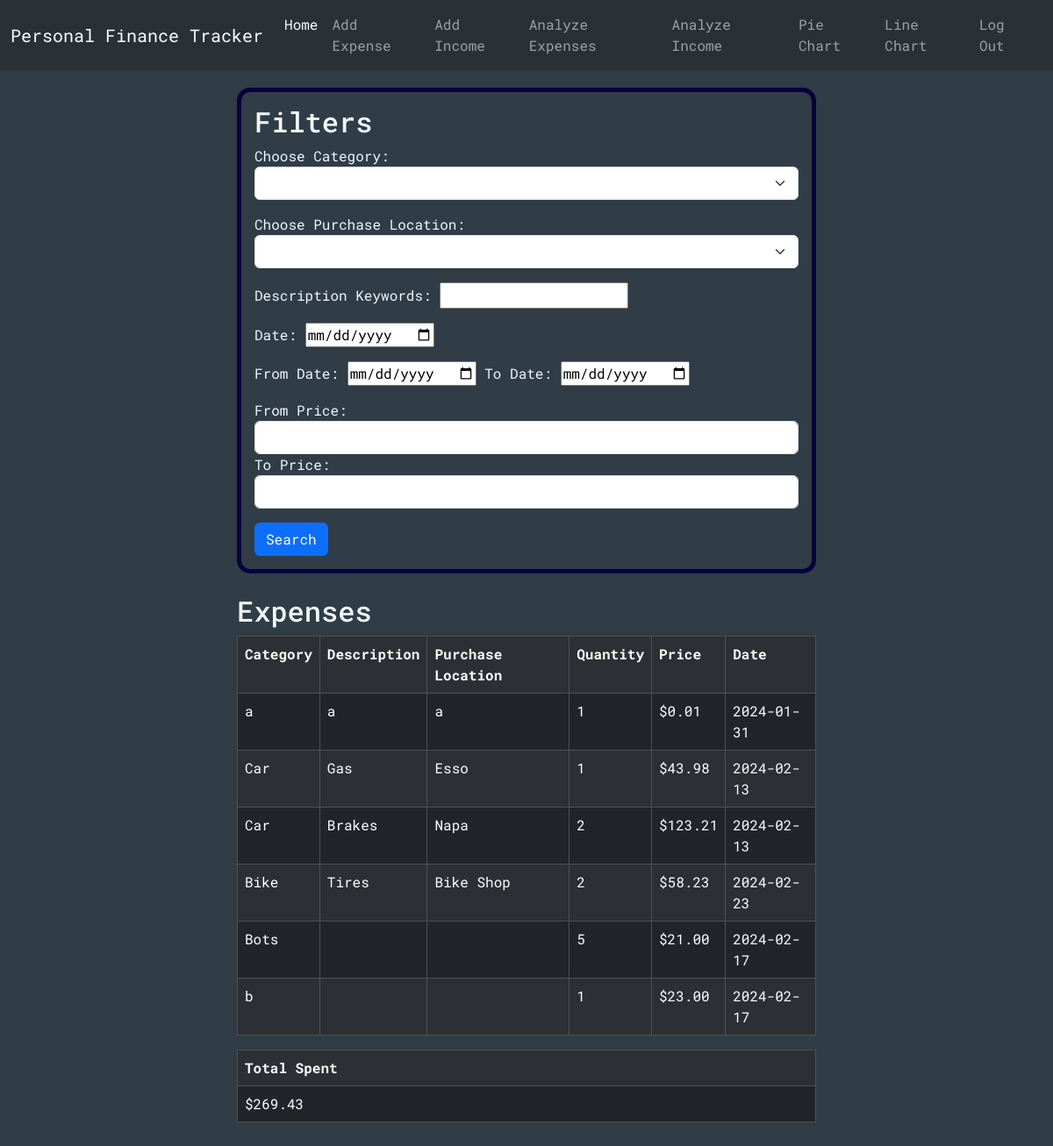
Page /analyzeExpenses (signed in) on the committed database.
### tables this page shows
CREATE TABLE expenses (id INTEGER PRIMARY KEY, user_id INTEGER NOT NULL, category TEXT, description TEXT, purchaseLocation TEXT, quantity INTEGER NOT NULL, price NUMERIC NOT NULL, date TEXT NOT NULL, FOREIGN KEY (user_id) REFERENCES users(id));

### app.py (the view, shortened to what this page needs)
@app.route("/analyzeExpenses", methods=["GET", "POST"])
@login_required
def analyzeExpenses():
    conn = get_db_connection()
    categories = conn.execute("SELECT DISTINCT category FROM expenses WHERE user_id = ?", (session["user_id"],)).fetchall()
    purchaseLocations = conn.execute("SELECT DISTINCT purchaseLocation FROM expenses WHERE user_id = ?", (session["user_id"],)).fetchall()
    exps = conn.execute("SELECT * FROM expenses WHERE user_id = ?", (session["user_id"],)).fetchall()
    total = conn.execute("SELECT SUM(price) AS sum FROM expenses WHERE user_id = ?", (session["user_id"],)).fetchall()[0]["sum"]
    return render_template("analyzeExpenses.html", categories=categories, purchaseLocations=purchaseLocations, expenses=exps, total=total)

### helpers.py (called while the page is built)
def login_required(f):
    @wraps(f)
    def decorated_function(*args, **kwargs):
        if session.get("user_id") is None:
            return redirect("/login")
        return f(*args, **kwargs)
    return decorated_function

def get_db_connection():
    conn = sqlite3.connect('database.db')
    conn.row_factory = sqlite3.Row
    return conn

### templates/analyzeExpenses.html (shortened to what this page needs)
{% extends "layout.html" %}
{% block body %}
<div class="cont center-horizontal">
  <div class="formBox">
    <h2>Filters</h2>
    <form action="/analyzeExpenses" method="post">
      <div class="mb-3">
        <label for="category">Choose Category:</label>
        <select name="category" id="category" class="form-select">
          <option></option>
          {% for category in categories %}
          <option value="{{category['category']}}">
          </option>
          {% endfor %}
        </select>
      </div>
      <div class="mb-3">
        <label for="purchaseLocation">Choose Purchase Location:</label>
        <select
          name="purchaseLocation"
          id="purchaseLocation"
          class="form-select"
        >
          <option></option>
          {% for purchaseLocation in purchaseLocations %}
          <option value="{{purchaseLocation['purchaseLocation']}}">
          </option>
          {% endfor %}
        </select>
      </div>
      <div class="mb-3">
        <label for="keywords">Description Keywords:</label>
        <input type="text" name="keywords" id="keywords" />
      </div>
      <div class="mb-3">
        <label for="date">Date:</label>
        <input type="date" name="date" id="date" />
      </div>
      <div class="mb-3">
        <label for="fromDate">From Date:</label>
        <input type="date" name="fromDate" id="fromDate" />
        <label for="toDate">To Date:</label>
        <input type="date" name="toDate" id="toDate" />
      </div>
      <div class="mb-3">
        <label for="fromPrice">From Price:</label>
        <input
          type="number"
          step="0.01"
          min="0"
          class="form-control"
          name="fromPrice"
          id="fromPrice"
        />
        <label for="toPrice">To Price:</label>
        <input
          type="number"
          step="0.01"
          min="0"
          class="form-control"
          name="toPrice"
          id="toPrice"
        />
      </div>
      <button type="submit" class="btn btn-primary">Search</button>
    </form>
  </div>
  <br />
  {% if expenses -%}
  <div>
    <div>
      <h2>Expenses</h2>
      <div class="table-responsive">
        <table
          class="table table-dark table-striped table-bordered table-hover"
        >
          <tr>
            <th scope="col">Category</th>
            <th scope="col">Description</th>
            <th scope="col">Purchase Location</th>
            <th scope="col">Quantity</th>
            <th scope="col">Price</th>
            <th scope="col">Date</th>
          </tr>
          {% for expense in expenses %}
          <tr>
            <td>{{ expense["category"] }}</td>
            <td>{{ expense["description"] }}</td>
            <td>{{ expense["purchaseLocation"] }}</td>
            <td>{{ expense["quantity"] }}</td>
            <td>{{ "$%.2f"| format(expense["price"] )}}</td>
            <td>{{ expense["date"] }}</td>
          </tr>
          {% endfor %}
        </table>
      </div>
      <table class="table table-dark table-striped table-bordered table-hover">
        <tr>
          <th scope="col">Total Spent</th>
        </tr>
        <tr>
          <td>{{"$%.2f"| format(total)}}</td>
        </tr>
      </table>
    </div>
    {% endif %}
  </div>
</div>
{% endblock %}

### templates/layout.html (shortened to what this page needs)
{% include "base.html" %}
<nav class="navbar navbar-expand-lg bg-body-tertiary" data-bs-theme="dark">
  <div class="container-fluid">
    <a class="navbar-brand" href="/">Personal Finance Tracker</a>
    <div class="collapse navbar-collapse" id="navbarSupportedContent">
      <ul class="navbar-nav">
        <li class="nav-item">
          <a class="nav-link active" aria-current="page" href="/">Home</a>
        </li>
        <li class="nav-item">
          <a class="nav-link" href="/add-expense">Add Expense</a>
        </li>
        <li class="nav-item">
          <a class="nav-link" href="/add-income">Add Income</a>
        </li>
        <li class="nav-item">
          <a class="nav-link" href="/analyzeExpenses">Analyze Expenses</a>
        </li>
        <li class="nav-item">
          <a class="nav-link" href="/analyzeIncome">Analyze Income</a>
        </li>
        <li class="nav-item">
          <a class="nav-link" href="/pieChart">Pie Chart</a>
        </li>
        <li class="nav-item">
          <a class="nav-link" href="/lineChart">Line Chart</a>
        </li>
      </ul>
    </div>
    <div class="navbar-nav flex-end">
      <a class="nav-link" href="/login">Log Out</a>
    </div>
  </div>
</nav>
{% block body %}{% endblock %}

### templates/base.html (shortened to what this page needs)
<!DOCTYPE html>
<html lang="en">
  <head>
    <link rel="stylesheet" href="../static/styles/CSS.css" />
    <link
      href="https://cdn.jsdelivr.net/npm/bootstrap@5.3.2/dist/css/bootstrap.min.css"
      rel="stylesheet"
    />
  </head>
  <body id="body">
  </body>
</html>

### static/styles/CSS.css (style rules this page uses)
.cont { display: flex; justify-content: center; padding: 15px; flex-direction: column; color: aliceblue; max-width: 100vw; }
.center-horizontal { margin: 0 auto; width: 90vw; max-width: 700px; padding: 20px; }
.formBox { border: 5px solid rgb(8, 0, 61); border-radius: 15px; padding: 15px; }
#body { background-color: rgb(48, 60, 70); font-family: "Roboto Mono", monospace; color: aliceblue; }

### rows in the picture
expenses: category "a", description "a", purchaseLocation "a", quantity "1", price "$0.01", date "2024-01-31"
expenses: category "Car", description "Gas", purchaseLocation "Esso", quantity "1", price "$43.98", date "2024-02-13"
expenses: category "Car", description "Brakes", purchaseLocation "Napa", quantity "2", price "$123.21", date "2024-02-13"
expenses: category "Bike", description "Tires", purchaseLocation "Bike Shop", quantity "2", price "$58.23", date "2024-02-23"
expenses: category "Bots", quantity "5", price "$21.00", date "2024-02-17"
expenses: category "b", quantity "1", price "$23.00", date "2024-02-17"

### other values in the picture
{{ "$%.2f"| format(total) }} "$269.43"
